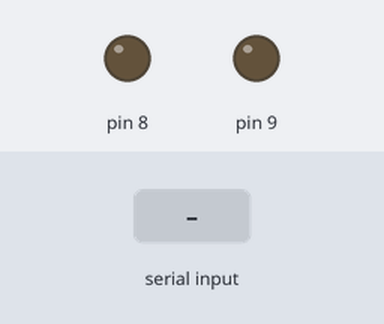
Bench run of a sketch on a simulated Arduino Uno, built with avr-gcc and run on an emulated ATmega328P. Parts: output pins drawn as LEDs (lit = HIGH). Inputs (shaded band) come from the test bench.

Above: at 1.2 s.
1.3 s: "L" received over Serial
At 2.4 s:
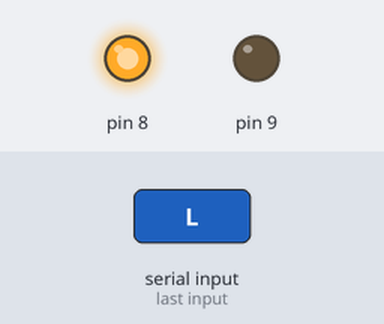
2.8 s: "R" received over Serial
At 3.5 s:
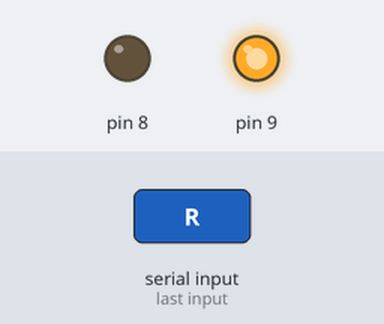
4.3 s: "1" received over Serial
At 4.6 s:
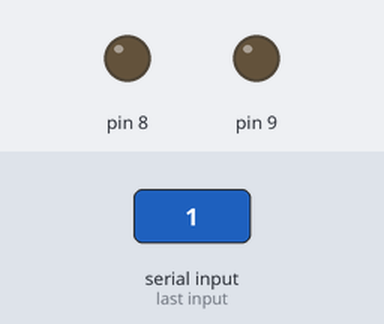
Timing chart, 0 to 7.3 s (numbered marks = the images above; inputs shaded):
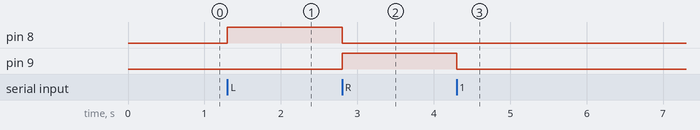

The sketch:

arduino.ino
```cpp
char command;

void setup()
{
  Serial.begin(9600);

  pinMode(8, OUTPUT);
  pinMode(9, OUTPUT);

  digitalWrite(8, LOW);
  digitalWrite(9, LOW);
}

void loop()
{
  if (Serial.available())
  {
    command = Serial.read();

    if (command == 'L')
    {
      digitalWrite(8, HIGH);
      digitalWrite(9, LOW);
    }

    else if (command == 'R')
    {
      digitalWrite(8, LOW);
      digitalWrite(9, HIGH);
    }

    else
    {
      digitalWrite(8, LOW);
      digitalWrite(9, LOW);
    }
  }
}
```

Measured:
- after the input at 1.3 s, pin 8: LOW → HIGH at once
- after the input at 2.8 s, pin 8: HIGH → LOW at once; pin 9: LOW → HIGH at once
- after the input at 4.3 s, pin 9: HIGH → LOW at once
